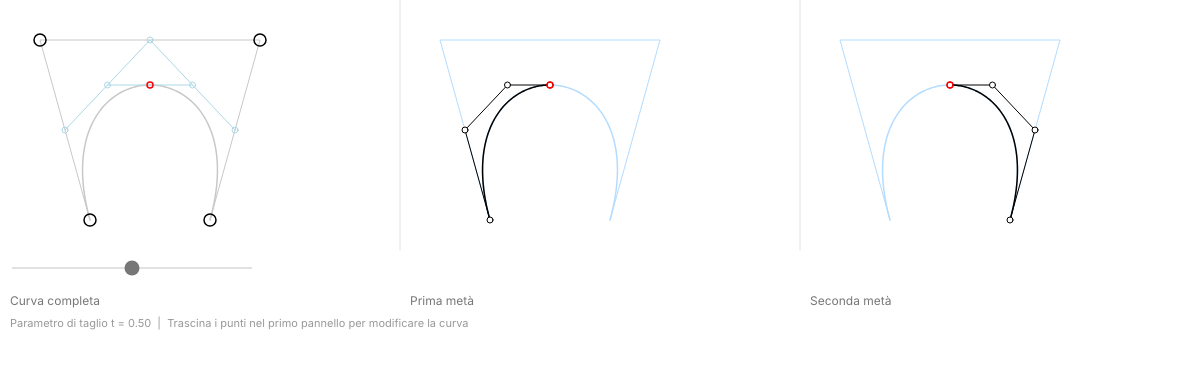
Frame 1 (no input)
Frame 60 (no input): identical to frame 1, image omitted
Frame 120 (the mouse pressed at the canvas centre since frame 60): identical to frame 1, image omitted

The p5.js sketch that drew this single still picture (run headless with seeded random() and noise() and a simulated clock; from frame 60 on, the mouse is pressed at the canvas centre):

// p5.js sketch
// ── sketch.js
// ============================================
// Bezier Curve Splitting Visualization
// p5.js version — Stile e layout coordinati
// Testi posizionati sotto ai grafici
// ============================================

let points = [];
let selectedPoint = null;
let tSlider;

let scaleFactor = 1;
let panelW = 300;
const GRAPHIC_HEIGHT = 250; // Altezza dedicata all'area di disegno dei grafici

function setup() {
  let canvasWidth = windowWidth;
  scaleFactor = canvasWidth / 1800;
  if (scaleFactor < 0.5) scaleFactor = 0.5;

  // Larghezza di ciascuno dei 3 pannelli calcolata dinamicamente
  panelW = canvasWidth / 3;

  // Altezza impostata a 380 per includere i testi sotto ai controlli
  createCanvas(canvasWidth, 380);

  // Default cubic Bezier proporzionata nel primo pannello
  points = [
    createVector(90, GRAPHIC_HEIGHT - 30),
    createVector(40, 40),
    createVector(260, 40),
    createVector(210, GRAPHIC_HEIGHT - 30)
  ];

  // Slider parametro t (Stile minimale coordinato)
  tSlider = createSlider(0, 100, 50);
  tSlider.position(10, GRAPHIC_HEIGHT + 15);
  tSlider.style("width", "240px");
  tSlider.style("-webkit-appearance", "none");
  tSlider.style("appearance", "none");
  tSlider.style("height", "2px"); 
  tSlider.style("background", "#e2e2e2"); 
  tSlider.style("outline", "none");
  tSlider.style("accent-color", "#777777"); 

  textFont("Inter", "sans-serif");
}

// ============================================
// TEXT SAFE (Funzione di stile coordinato)
// ============================================

function drawTextSafe(str, x, y, size, isInstruction = false) {
  push();
  noStroke();
  if (isInstruction) {
    fill(153); // Grigio #999999 per indicazioni secondarie
  } else {
    fill(119); // Grigio #777777 per dati e stringhe principali
  }
  textStyle(NORMAL); 
  textAlign(LEFT);   
  textSize(size);
  text(str, x, y);
  pop();
}

function draw() {
  background(255);

  const t = tSlider.value() / 100;
  const labelSize = max(12, 13 * scaleFactor);

  // Calcolo delle posizioni verticali del testo sotto ai pannelli
  const mainTextY = GRAPHIC_HEIGHT + 55;
  const hintTextY = GRAPHIC_HEIGHT + 77;

  // ---------------------------------
  // de Casteljau subdivision
  // ---------------------------------
  const levels = getLevels(points, t);

  const leftCurve = [
    levels[0][0],
    levels[1][0],
    levels[2][0],
    levels[3][0]
  ];

  const rightCurve = [
    levels[3][0],
    levels[2][1],
    levels[1][2],
    levels[0][3]
  ];

  const p = levels[3][0];

  // =========================================
  // PANEL 1
  // =========================================
  push();
  translate(0, 0);
  drawMainPanel(points, levels, p, labelSize, mainTextY);
  pop();

  // divider 1 (Colore coordinato e leggero)
  stroke(226);
  line(panelW, 0, panelW, GRAPHIC_HEIGHT);

  // =========================================
  // PANEL 2
  // =========================================
  push();
  translate(panelW, 0);
  drawSplitPanel(points, leftCurve, p, "Prima metà", labelSize, mainTextY);
  pop();

  // divider 2
  stroke(226);
  line(panelW * 2, 0, panelW * 2, GRAPHIC_HEIGHT);

  // =========================================
  // PANEL 3
  // =========================================
  push();
  translate(panelW * 2, 0);
  drawSplitPanel(points, rightCurve, p, "Seconda metà", labelSize, mainTextY);
  pop();

  // Indicazione globale posizionata in basso a sinistra (sotto lo slider)
  let hintString = `Parametro di taglio t = ${t.toFixed(2)}  |  Trascina i punti nel primo pannello per modificare la curva`;
  drawTextSafe(hintString, 10, hintTextY, labelSize - 1, true);
}

// =====================================================
// MAIN PANEL
// =====================================================

function drawMainPanel(basePoints, levels, p, labelSize, textY) {
  // full curve
  drawBezier(basePoints, color(200));

  // skeleton
  drawSkeleton(basePoints, color(200));

  // points
  drawPoints(basePoints, false);

  // struts
  drawStruts(levels);

  // point on curve
  noFill();
  stroke("red");
  strokeWeight(1.5);
  circle(p.x, p.y, 6);

  // Testo spostato sotto coordinato
  drawTextSafe("Curva completa", 10, textY, labelSize, false);
}

// =====================================================
// SPLIT PANELS
// =====================================================

function drawSplitPanel(originalCurve, subCurve, p, label, labelSize, textY) {
  // original curve
  drawBezier(originalCurve, color(180, 220, 255));
  drawSkeleton(originalCurve, color(180, 220, 255));

  // split curve
  drawBezier(subCurve, color(0));
  drawSkeleton(subCurve, color(0));

  // control points
  fill(255);
  stroke(0);
  for (let pt of subCurve) {
    circle(pt.x, pt.y, 6);
  }

  // point on curve
  noFill();
  stroke("red");
  strokeWeight(1.5);
  circle(p.x, p.y, 6);

  // Testo spostato sotto coordinato rispetto al proprio pannello
  drawTextSafe(label, 10, textY, labelSize, false);
}

// =====================================================
// DRAW BEZIER
// =====================================================

function drawBezier(pts, col) {
  noFill();
  stroke(col);
  strokeWeight(1.5);

  beginShape();
  for (let t = 0; t <= 1.001; t += 0.01) {
    const p = bezierPointCustom(pts, t);
    vertex(p.x, p.y);
  }
  endShape();
}

// =====================================================
// DRAW SKELETON
// =====================================================

function drawSkeleton(pts, col) {
  noFill();
  stroke(col);
  strokeWeight(1);

  beginShape();
  for (let p of pts) {
    vertex(p.x, p.y);
  }
  endShape();
}

// =====================================================
// DRAW CONTROL POINTS
// =====================================================

function drawPoints(pts, filled = true) {
  stroke(0);
  strokeWeight(1.5);

  if (filled) fill(255);
  else noFill();

  for (let p of pts) {
    circle(p.x, p.y, 12);
  }
}

// =====================================================
// DRAW STRUTS
// =====================================================

function drawStruts(levels) {
  stroke(173, 216, 230);
  strokeWeight(1);
  noFill();

  for (let level of levels.slice(1)) {
    beginShape();
    for (let p of level) {
      vertex(p.x, p.y);
      circle(p.x, p.y, 6);
    }
    endShape();
  }
}

// =====================================================
// de Casteljau levels
// =====================================================

function getLevels(basePoints, t) {
  let levels = [];
  levels.push(basePoints.map(p => p.copy()));

  while (levels[levels.length - 1].length > 1) {
    const prev = levels[levels.length - 1];
    let next = [];

    for (let i = 0; i < prev.length - 1; i++) {
      next.push(
        p5.Vector.lerp(prev[i], prev[i + 1], t)
      );
    }
    levels.push(next);
  }
  return levels;
}

// =====================================================
// Bezier point
// =====================================================

function bezierPointCustom(pts, t) {
  let temp = pts.map(p => p.copy());

  while (temp.length > 1) {
    let next = [];
    for (let i = 0; i < temp.length - 1; i++) {
      next.push(
        p5.Vector.lerp(temp[i], temp[i + 1], t)
      );
    }
    temp = next;
  }
  return temp[0];
}

// =====================================================
// DRAGGING
// =====================================================

function mousePressed() {
  // drag consentito solo all'interno del primo pannello e nell'area di disegno utile
  if (mouseX > panelW || mouseY > GRAPHIC_HEIGHT - 10) return;

  for (let p of points) {
    if (dist(mouseX, mouseY, p.x, p.y) < 12) {
      selectedPoint = p;
      break;
    }
  }
}

function mouseDragged() {
  if (selectedPoint) {
    selectedPoint.x = constrain(mouseX, 10, panelW - 10);
    selectedPoint.y = constrain(mouseY, 10, GRAPHIC_HEIGHT - 10);
  }
}

function mouseReleased() {
  selectedPoint = null;
}

function windowResized() {
  let canvasWidth = windowWidth;
  scaleFactor = canvasWidth / 1800;
  if (scaleFactor < 0.5) scaleFactor = 0.5;

  panelW = canvasWidth / 3;
  resizeCanvas(canvasWidth, 380);
}
